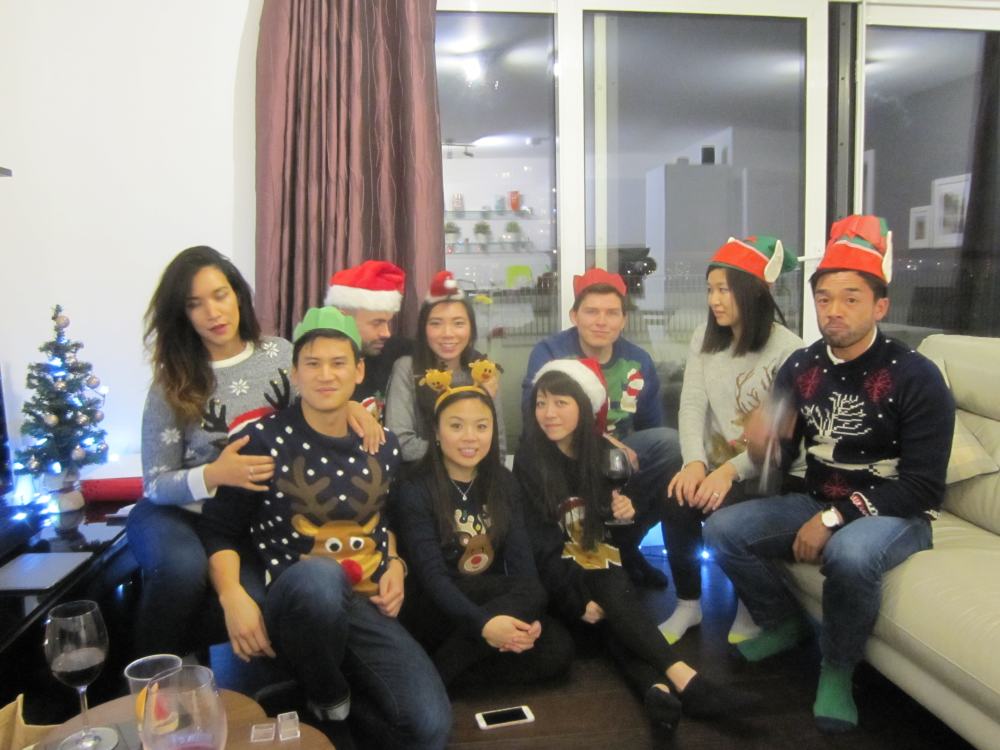
#> input picture App6/IMG_3829.JPG, 4000 x 3000 px, found by its file name (shown at 1/4 size)
$ python face_classfier.py
#> lines starting #> are read from the running program, lines starting #| are printed output that depends on the picture


import cv2

face_cascade = cv2.CascadeClassifier("./App6/haarcascade_frontalface_default.xml")

img = cv2.imread("./App6/IMG_3829.jpg")
#> img is the input picture: shape (3000, 4000, 3); mean B, G, R 111.8, 118, 124.5

gray_img = cv2.cvtColor(img, cv2.COLOR_BGR2GRAY)
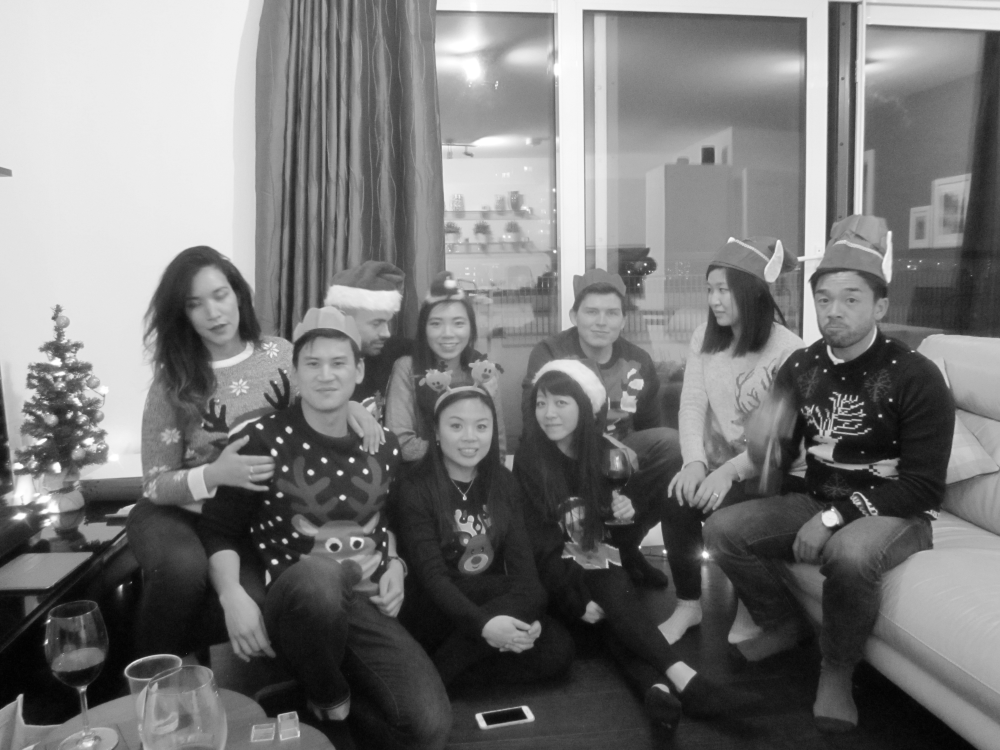
#> gray_img: shape (3000, 4000) (shown at 1/4 size); min 0, max 255, mean 119.3

faces = face_cascade.detectMultiScale(gray_img,
                                    scaleFactor=1.10,  #each iteraction recscales search down by 5%. Larger number less accurate
                                    minNeighbors=10)  # how many neighbours to search around.
#> faces = [[2303, 1172, 205, 205], [1688, 1214, 209, 209], [2116, 1537, 210, 210], [3217, 1096, 270, 270], [1745, 1605, 253, 253], [1169, 1351, 272, 272], [698, 1086, 283, 283], [1668, 374, 659, 659]]

print(faces)
#| [[2303 1172  205  205]
#|  [1688 1214  209  209]
#|  [2116 1537  210  210]
#|  [3217 1096  270  270]
#|  [1745 1605  253  253]
#|  [1169 1351  272  272]
#|  [ 698 1086  283  283]
#|  [1668  374  659  659]]


border_thickness = 3
border_colour = (255,0,0)

for x, y, w, h in faces:
    img = cv2.rectangle(img, (x,y), (x+w,y+h), border_colour, border_thickness)
#> this loop made 8 passes

# img2[ (face[1]):( face[1] + border_thickness), face[0]:(face[0]+face[2]), :] = 0
# img2[ (face[1]+face[3]):(face[1]+face[3]+border_thickness), face[0]:(face[0]+face[2]), :] = 0
#
# img2[ face[1]:(face[1]+face[3]), (face[0]):( face[0] + border_thickness), :] = 0
# img2[ face[1]:(face[1]+face[3]), (face[0]+face[2]):(face[0]+face[2]+border_thickness), :] = 0

img_width = 1000
re_img = cv2.resize(img, (img_width, int(img.shape[0]/ img.shape[1] * img_width)) )
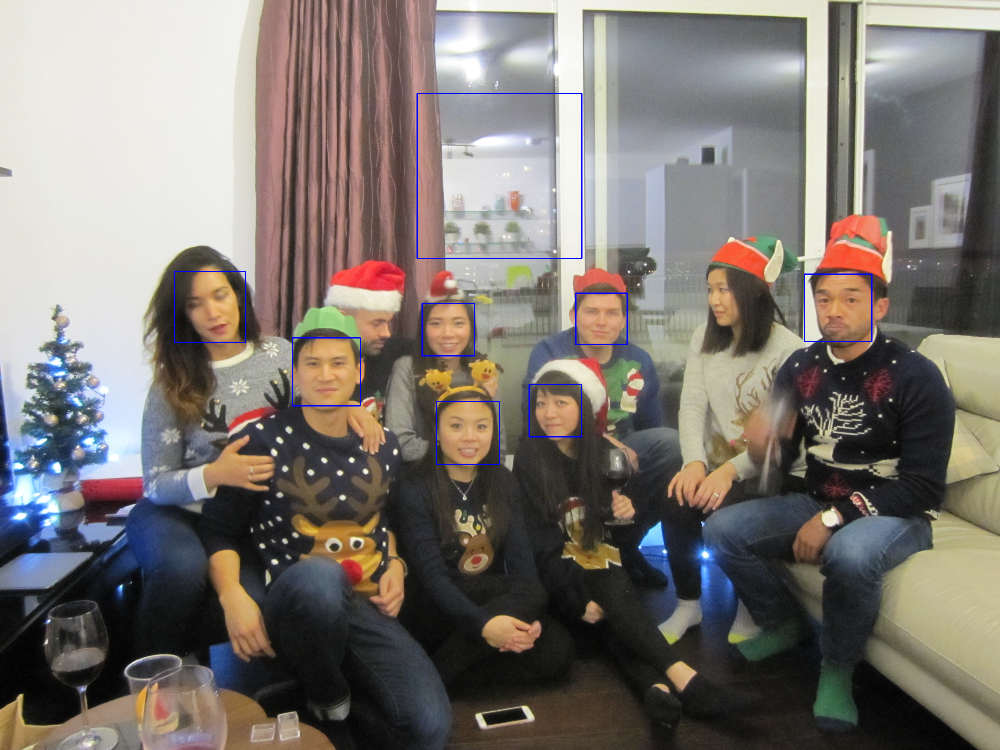
#> re_img: shape (750, 1000, 3); mean B, G, R 112.5, 117.7, 124.1

cv2.imshow("Test", re_img)
cv2.waitKey(0)
cv2.destroyAllWindows()
